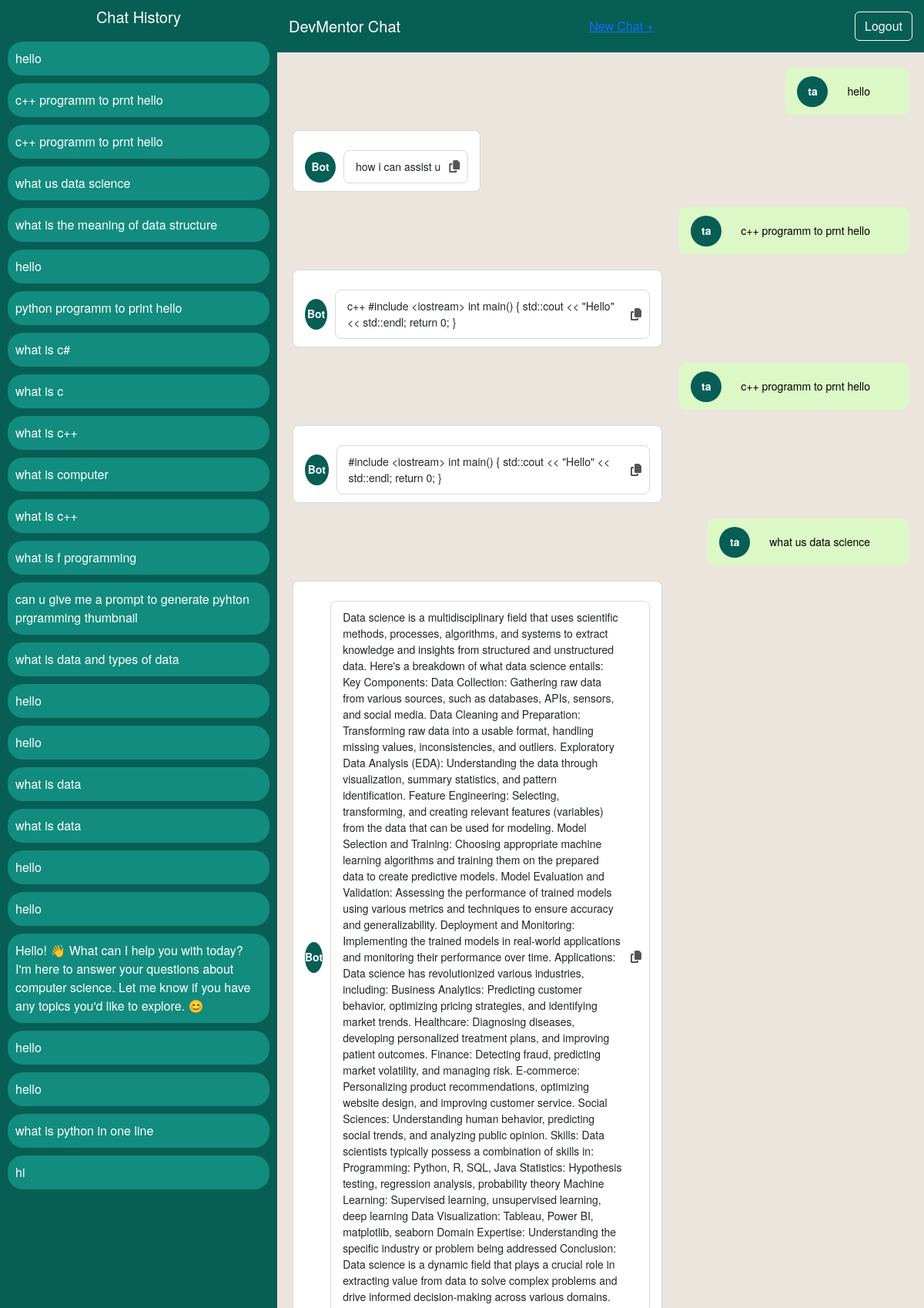
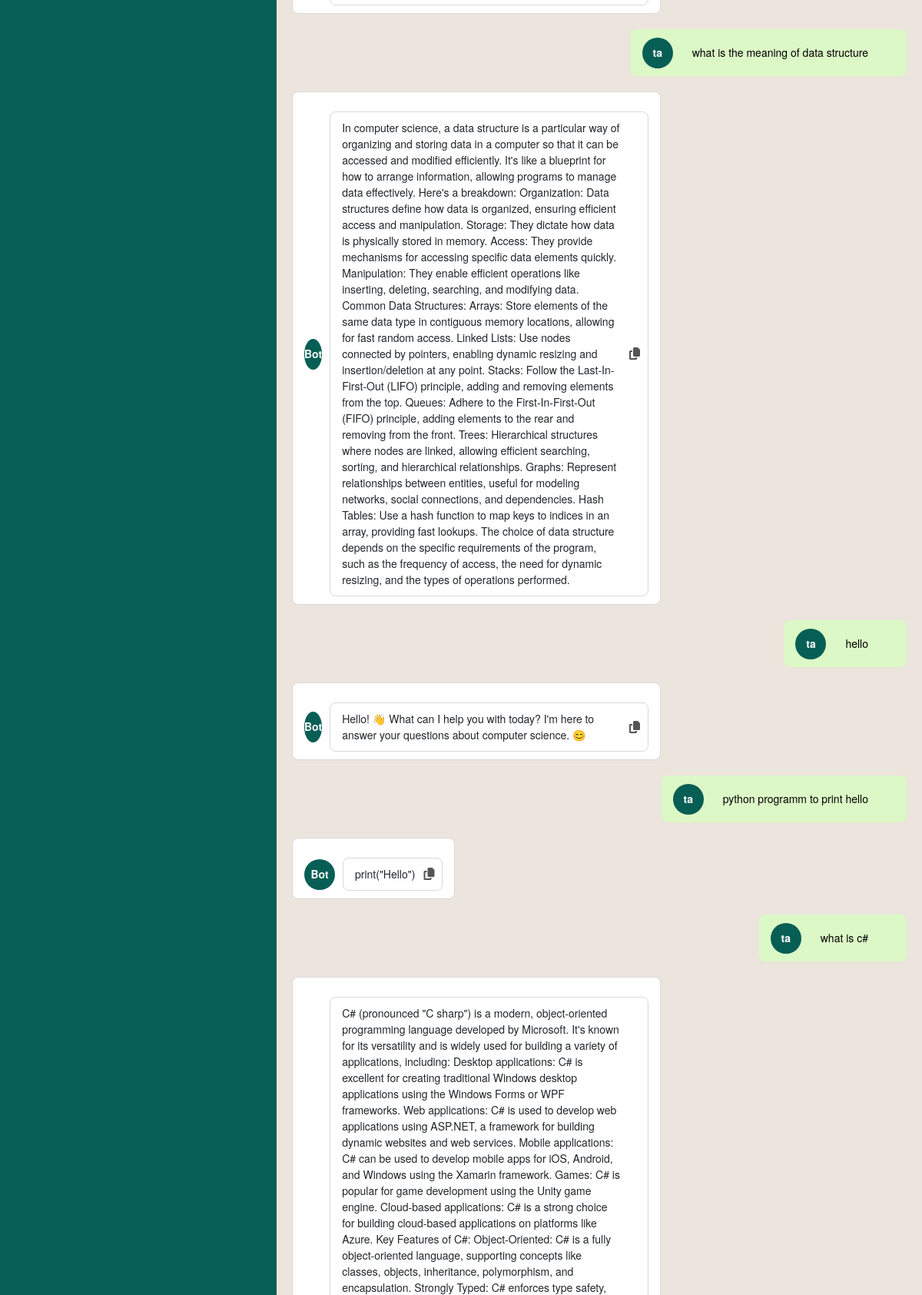
/bot (signed in, upper part), run on the app's committed database (2 pictures, top to bottom).
### chatbot/models.py (models this page shows, shortened)
class History(models.Model):
    user = models.ForeignKey(Users, on_delete=models.CASCADE)
    bot_messages=models.CharField(max_length=3000)
    user_messages=models.CharField(max_length=3000)

### chatbot/views.py (the view, shortened to what this page needs)
# urls.py: path('bot',views.bot,name='bot'),
def bot(request):
    if 'username' not in request.session:
        return redirect('login')
    user_message = None
    bot_response = None
    user_initials = request.session['username'][:2]
    user = Users.objects.get(email=request.session['email'])
    user = Users.objects.get(email=request.session['email'])
    chat_history = History.objects.filter(user=user)
    return render(request, 'bot.html', {
        'user_message': user_message,
        'bot_response': bot_response,
        'name': user_initials,
        'chat_history':chat_history
    })

### chatbot/templates/bot.html (shortened to what this page needs)
{% load static %}
<!DOCTYPE html>
<html lang="en">
<head>
  <link href="https://cdn.jsdelivr.net/npm/bootstrap@5.3.0-alpha1/dist/css/bootstrap.min.css" rel="stylesheet">
  <link href="https://cdnjs.cloudflare.com/ajax/libs/font-awesome/6.6.0/css/all.min.css" rel="stylesheet">
</head>
<body>
<div class="chat-container">
  <div class="history-panel">
    <h5>Chat History</h5>
    {%  if chat_history %}
        {% for history in chat_history %}
            <div class="history-item">
              {{ history.user_messages }}
            </div>
        {% empty %}
        <div class="history-item">
          History Not found...
        </div>
        {% endfor %}
{% endif %}
  </div>
  <div class="chat-main">
    <div class="chat-header">
      <h5>DevMentor Chat</h5>
      <a href="{% url 'new_chat' %}" class="new-chat">New Chat +</a>
      <a href="{% url 'logout' %}" class="btn btn-outline-light ms-3">Logout</a>
    </div>
<div class="chat-body">
  {% if chat_history %}
    <div class="chat-messages">
      {% for history in chat_history %}
<div class="chat-message user">
  <div class="user-profile">{{ name }}</div>
  <div class="message-text">
    {{ history.user_messages }}
  </div>
</div>
<div class="chat-message bot">
  <div class="bot-profile">Bot</div>
  <div class="message-text">
    {{ history.bot_messages }}
    <button class="copy-btn" title="Copy">
      <i class="fas fa-copy"></i>
    </button>
  </div>
</div>
      {% endfor %}
    </div>
  {% else %}
    <div class="no-history">No chat history found.</div>
  {% endif %}
</div>
  </div>
</div>
</body>
</html>

### chatbot/templates/bot.html (style rules this page uses)
body, html { margin: 0; padding: 0; height: 100%; background-color: #ece5dd; display: flex; justify-content: center; align-items: center; font-family: 'Helvetica Neue', sans-serif; }
.chat-container { width: 100vw; height: 100vh; display: flex; background-color: #ffffff; }
.history-panel { width: 30%; background-color: #075e54; display: flex; flex-direction: column; justify-content: flex-start; align-items: center; color: white; padding: 10px; overflow-y: auto; }
.history-panel h5 { margin-bottom: 20px; color: white; }
.history-panel .history-item { background-color: #128c7e; width: 100%; padding: 10px; margin-bottom: 10px; border-radius: 20px; cursor: pointer; text-align: left; }
.chat-main { width: 70%; display: flex; flex-direction: column; justify-content: space-between; }
.chat-header { background-color: #075e54; color: white; padding: 15px; display: flex; justify-content: space-between; align-items: center; }
.chat-header h5 { margin: 0; }
.chat-body { padding: 20px; flex-grow: 1; overflow-y: auto; background-color: #ece5dd; display: flex; flex-direction: column; }
.chat-message { margin-bottom: 10px; position: relative; max-width: 60%; border-radius: 8px; padding: 10px 15px; font-size: 14px; line-height: 1.4; display: flex; align-items: center; }
.chat-message.user { align-self: flex-end; background-color: #dcf8c6; color: black; }
.user-profile { width: 40px; height: 40px; border-radius: 50%; margin-right: 10px; background-color: #075e54; display: flex; justify-content: center; align-items: center; color: white; font-weight: bold; }
.chat-message.bot { align-self: flex-start; background-color: #ffffff; border: 1px solid #d9d9d9; padding-top: 25px; }
.bot-profile { width: 40px; height: 40px; border-radius: 50%; margin-right: 10px; background-color: #075e54; display: flex; justify-content: center; align-items: center; color: white; font-weight: bold; }
.copy-btn { background-color: transparent; border: none; color: #075e54; position: absolute; right: 10px; top: 5px; cursor: pointer; font-size: 14px; }
.chat-messages { display: flex; flex-direction: column; gap: 10px; }
.message-text { padding: 10px 15px; border-radius: 8px; font-size: 14px; line-height: 1.5; animation: fadeInUp 0.3s ease-in-out; }
.chat-message.user .message-text { align-self: flex-end; background-color: #dcf8c6; color: black; }
.chat-message.bot .message-text { align-self: flex-start; background-color: #ffffff; border: 1px solid #d9d9d9; }
.copy-btn { position: absolute; bottom: 5px; right: 5px; background-color: transparent; border: none; cursor: pointer; padding: 5px; border-radius: 50%; transition: background-color 0.2s; }
.copy-btn i { font-size: 16px; color: #555; }
.message-text { position: relative; padding: 10px 35px 10px 15px; }

### data on the page
History: user_messages "hello", name "ta", bot_messages "how i can assist u"
History: user_messages "c++ programm to prnt hello", name "ta", bot_messages "c++ #include <iostream> int main() { std::cout << \"Hello\" << std::endl; return 0; }"
History: user_messages "c++ programm to prnt hello", name "ta", bot_messages "#include <iostream> int main() { std::cout << \"Hello\" << std::endl; return 0; }"
History: user_messages "what us data science", name "ta", bot_messages "Data science is a multidisciplinary field that uses scientific methods, processes, algorithms, and systems to extract knowledge and insights from structured and unstructured data. Here's a breakdown of what data science entails: Key Components: Data Collection: Gathering raw data from various sources, such as databases, APIs, sensors, and social media. Data Cleaning and Preparation: Transforming raw data into a usable format, handling missing values, inconsistencies, and outliers. Exploratory Data Analysis (EDA): Understanding the data through visualization, summary statistics, and pattern identification. Feature Engineering: Selecting, transforming, and creating relevant features…"
History: user_messages "what is the meaning of data structure", name "ta", bot_messages "In computer science, a data structure is a particular way of organizing and storing data in a computer so that it can be accessed and modified efficiently. It's like a blueprint for how to arrange information, allowing programs to manage data effectively. Here's a breakdown: Organization: Data structures define how data is organized, ensuring efficient access and manipulation. Storage: They dictate how data is physically stored in memory. Access: They provide mechanisms for accessing specific data elements quickly. Manipulation: They enable efficient operations like inserting, deleting, searching, and modifying data. Common Data Structures: Arrays: Store elements of the same data type in…"
History: user_messages "hello", name "ta", bot_messages "Hello! 👋 What can I help you with today? I'm here to answer your questions about computer science. 😊"
History: user_messages "python programm to print hello", name "ta", bot_messages "print(\"Hello\")"
History: user_messages "what is c#", name "ta"
History: user_messages "what is c"
History: user_messages "what is c++"
History: user_messages "what is computer"
History: user_messages "what is c++"
History: user_messages "what is f programming"
History: user_messages "can u give me a prompt to generate pyhton prgramming thumbnail"
History: user_messages "what is data and types of data"
History: user_messages "hello"
History: user_messages "hello"
History: user_messages "what is data"
History: user_messages "what is data"
History: user_messages "hello"
History: user_messages "hello"
History: user_messages "Hello! 👋 What can I help you with today? I'm here to answer your questions about computer science. Let me know if you have any topics you'd like to explore. 😊"
History: user_messages "hello"
History: user_messages "hello"
History: user_messages "what is python in one line"
History: user_messages "hi"
